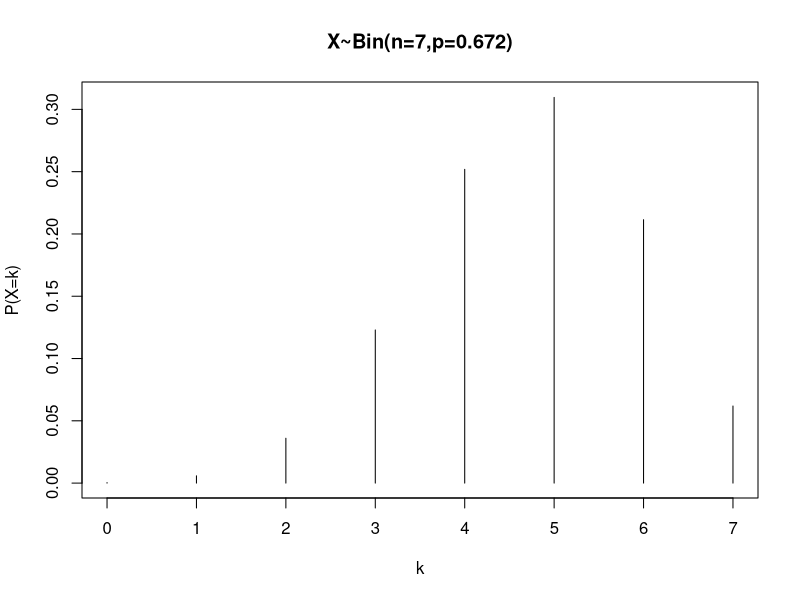
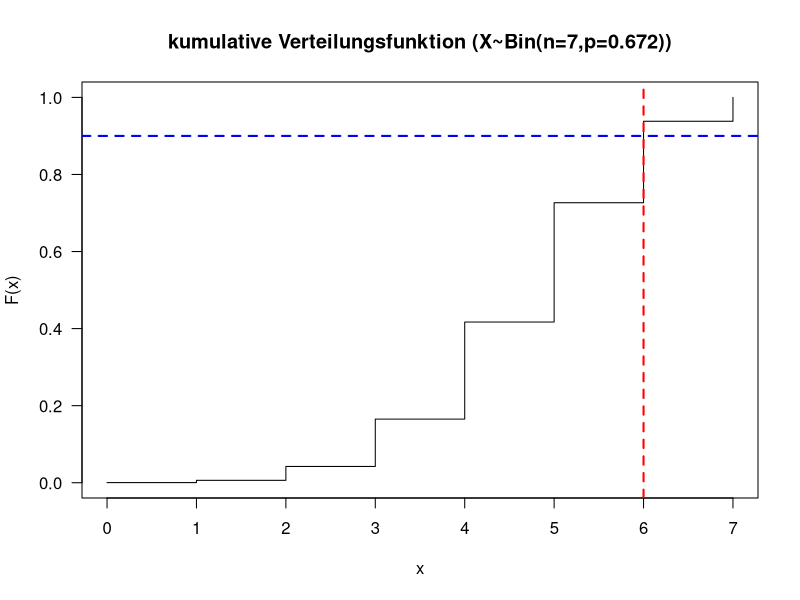
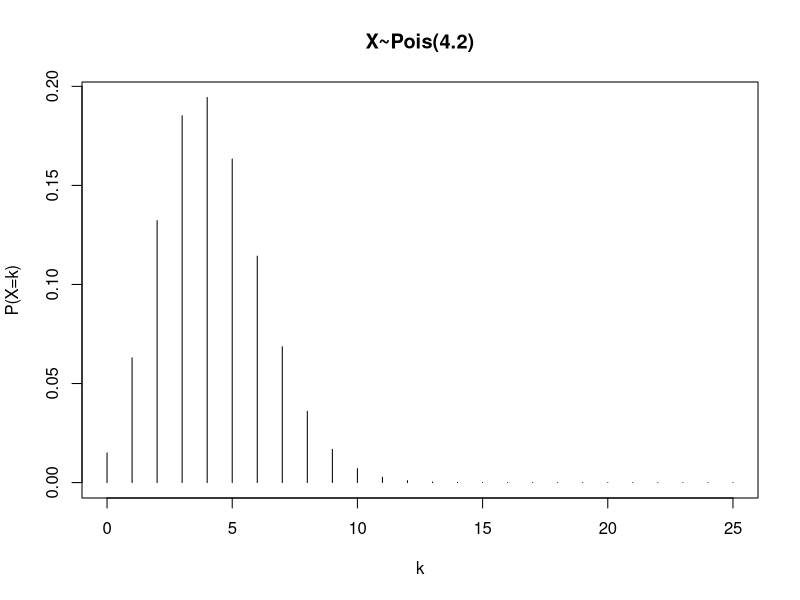
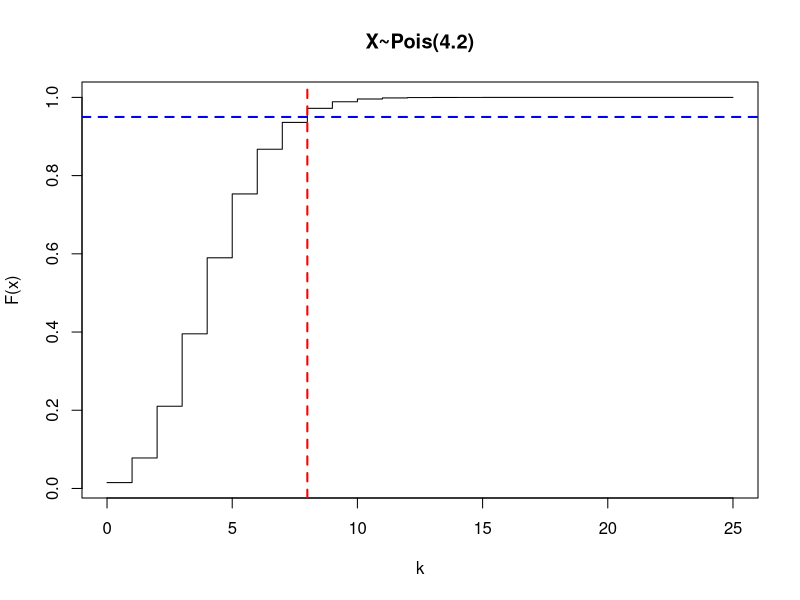

Write R code to recreate these figures, in order.
## Rechnen mit Verteilungen in R
#######################


## Verteilungen in R
######################
## Übersicht Verteilungen
?distributions

## Binominal-Verteilung
######################
## Beispiel Schengen-Flüge: X~Bin(n=7,p=0.672)
#P(X=4)
dbinom(x=4, size=7, prob=0.672)
#P(X<=4)
sum(dbinom(x=0:4, size=7, prob=0.672))
#Alternative
pbinom(q=4, size=7, prob=0.672)
#P(X>5)
1-sum(dbinom(x=0:5, size=7, prob=0.672))
#oder
sum(dbinom(x=6:7, size=7, prob=0.672))
#oder
1-pbinom(q=5, size=7, prob=0.672)

## Abbildung
plot(x=c(0:7), y=dbinom(0:7,size=7, prob=0.672), type="h", 
     ylab="P(X=k)",
     xlab="k", main="X~Bin(n=7,p=0.672)")

## Quantilsfunktion --> Umkehrfunktions der kumulativen Verteilungsfunktion

## Fragestellung: Für welches k gilt gerade P(X<=k) > 0.90? (D.h. In 90% der Fälle sind höchsten wie viele Flugbewegungen in oder aus dem SChengenraum?)	

## Strategie 1:	Ausprobieren mit k in dbinom(k, n, p)
cumsum(dbinom(x=0:7, size=7, prob=0.672))

## Strategie 2:	Verwenden der kumulativen Verteilungsfunktion qbinom
qbinom(p=0.90, size=7, prob=0.672)

## Umkehrfunktion der kumulativen Verteilungsfunktion
plot(x=c(0:7), y=pbinom(0:7, size=7, prob=0.672), type="s",
     ylab="F(x)",xlab="x",
     main="kumulative Verteilungsfunktion (X~Bin(n=7,p=0.672))",
     las=1)
abline(h=0.90,lty=2,col="blue",lwd=2)
abline(v=qbinom(0.90, size=7, prob=0.672),lty=2,col="red",lwd=2)


#Poisson-Verteilung
#######################################
?dpois

#Beispiel Segelflugunfälle X ~ Pois(lambda)
#P(X=0)
dpois(0,lambda=4.2)
#P(X<=4)
sum(dpois(0:4,lambda=4.2))
#Alternative
ppois(q=4, lambda=4.2)
#P(X>5)
1-sum(dpois(x=0:5, lambda=4.2))
#oder
1-ppois(q=5, lambda=4.2)

# Abbildungen
plot(x=0:25,y=dpois(0:25,lambda=4.2),type="h",ylab="P(X=k)", 
     xlab="k", main="X~Pois(4.2)")

#Verteilungsfunktion
#P(X <= 3)
ppois(3,lambda=4.2)
plot(x=0:25,y=ppois(0:25,lambda=4.2),type="s",ylab="F(x)", 
     xlab="k", main="X~Pois(4.2)")

#Quantilsfunktion
#Umkehrfunktion der Verteilungsfunktion
#Beispiel: Gesucht kleinster k, so dass F(k)>0.95 
qpois(p=0.95, lambda=4.2)
abline(h=0.95,lty=2,col="blue",lwd=2)
abline(v=qpois(0.95, lambda=4.2),lty=2,col="red",lwd=2)
